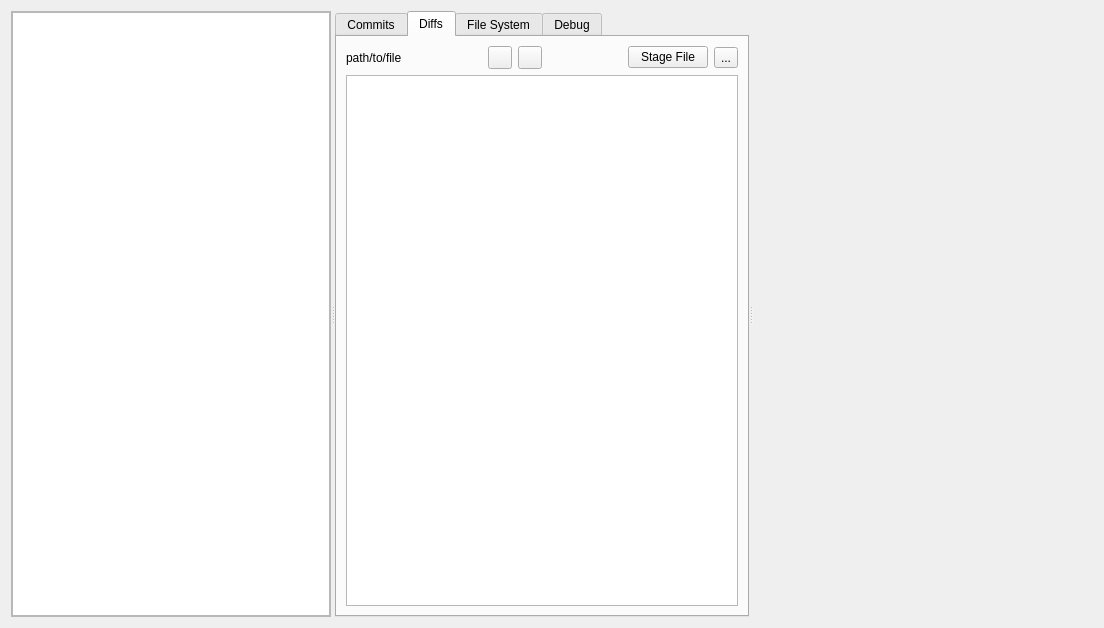
<?xml version="1.0" encoding="UTF-8"?>
<ui version="4.0">
 <class>RepositoryWidget</class>
 <widget class="QWidget" name="RepositoryWidget">
  <property name="geometry">
   <rect>
    <x>0</x>
    <y>0</y>
    <width>1104</width>
    <height>628</height>
   </rect>
  </property>
  <property name="windowTitle">
   <string>GIT Testing</string>
  </property>
  <layout class="QVBoxLayout" name="verticalLayout_6">
   <item>
    <widget class="QSplitter" name="splitter">
     <property name="orientation">
      <enum>Qt::Orientation::Horizontal</enum>
     </property>
     <widget class="QFrame" name="frameBranches">
      <property name="frameShape">
       <enum>QFrame::Shape::StyledPanel</enum>
      </property>
      <property name="frameShadow">
       <enum>QFrame::Shadow::Raised</enum>
      </property>
      <layout class="QVBoxLayout" name="verticalLayout_5">
       <property name="leftMargin">
        <number>0</number>
       </property>
       <property name="topMargin">
        <number>0</number>
       </property>
       <property name="rightMargin">
        <number>0</number>
       </property>
       <property name="bottomMargin">
        <number>0</number>
       </property>
       <item>
        <widget class="LeftSidebarTreeView" name="leftSidebar"/>
       </item>
      </layout>
     </widget>
     <widget class="QTabWidget" name="tabWidget">
      <property name="currentIndex">
       <number>1</number>
      </property>
      <widget class="QWidget" name="tabCommits">
       <attribute name="title">
        <string>Commits</string>
       </attribute>
       <layout class="QVBoxLayout" name="verticalLayout">
        <item>
         <widget class="GitCommitTableView" name="tableCommits"/>
        </item>
       </layout>
      </widget>
      <widget class="QWidget" name="tabDiffs">
       <attribute name="title">
        <string>Diffs</string>
       </attribute>
       <layout class="QVBoxLayout" name="verticalLayout_13">
        <item>
         <layout class="QHBoxLayout" name="horizontalLayout_4">
          <item>
           <widget class="QLabel" name="textDiffFileName">
            <property name="text">
             <string>path/to/file</string>
            </property>
           </widget>
          </item>
          <item>
           <spacer name="horizontalSpacer_8">
            <property name="orientation">
             <enum>Qt::Orientation::Horizontal</enum>
            </property>
            <property name="sizeHint" stdset="0">
             <size>
              <width>40</width>
              <height>20</height>
             </size>
            </property>
           </spacer>
          </item>
          <item>
           <widget class="QToolButton" name="pushPreviousDiff">
            <property name="toolTip">
             <string>Previous Diff</string>
            </property>
            <property name="icon">
             <iconset resource="gitassets.qrc">
              <normaloff>:/assets/arrow-up.png</normaloff>:/assets/arrow-up.png</iconset>
            </property>
           </widget>
          </item>
          <item>
           <widget class="QToolButton" name="pushNextDiff">
            <property name="toolTip">
             <string>Next Diff</string>
            </property>
            <property name="icon">
             <iconset resource="gitassets.qrc">
              <normaloff>:/assets/arrow-down.png</normaloff>:/assets/arrow-down.png</iconset>
            </property>
           </widget>
          </item>
          <item>
           <spacer name="horizontalSpacer_7">
            <property name="orientation">
             <enum>Qt::Orientation::Horizontal</enum>
            </property>
            <property name="sizeHint" stdset="0">
             <size>
              <width>40</width>
              <height>20</height>
             </size>
            </property>
           </spacer>
          </item>
          <item>
           <widget class="QPushButton" name="pushStageDiffFile">
            <property name="text">
             <string>Stage File</string>
            </property>
           </widget>
          </item>
          <item>
           <widget class="QToolButton" name="pushCloseDiff">
            <property name="text">
             <string>...</string>
            </property>
            <property name="icon">
             <iconset resource="gitassets.qrc">
              <normaloff>:/assets/window-close.png</normaloff>:/assets/window-close.png</iconset>
            </property>
           </widget>
          </item>
         </layout>
        </item>
        <item>
         <widget class="GitDiffTableView" name="tableDiffs"/>
        </item>
       </layout>
      </widget>
      <widget class="QWidget" name="tabFileSystem">
       <attribute name="title">
        <string>File System</string>
       </attribute>
       <layout class="QVBoxLayout" name="verticalLayout_4">
        <item>
         <widget class="GitFileSystemTreeView" name="treeGitTree"/>
        </item>
       </layout>
      </widget>
      <widget class="QWidget" name="tabDebug">
       <attribute name="title">
        <string>Debug</string>
       </attribute>
       <layout class="QVBoxLayout" name="verticalLayout_14">
        <item>
         <widget class="QSplitter" name="splitter_4">
          <property name="orientation">
           <enum>Qt::Orientation::Vertical</enum>
          </property>
          <widget class="QWidget" name="layoutWidget">
           <layout class="QFormLayout" name="formLayout_2">
            <item row="0" column="0">
             <widget class="QLabel" name="label_4">
              <property name="text">
               <string>Start Angle:</string>
              </property>
             </widget>
            </item>
            <item row="0" column="1">
             <widget class="QLineEdit" name="textStartAngle"/>
            </item>
            <item row="1" column="0">
             <widget class="QLabel" name="label_5">
              <property name="text">
               <string>Span Angle:</string>
              </property>
             </widget>
            </item>
            <item row="1" column="1">
             <widget class="QLineEdit" name="textSpanAngle"/>
            </item>
            <item row="2" column="0">
             <widget class="QLabel" name="label_8">
              <property name="text">
               <string>Row:</string>
              </property>
             </widget>
            </item>
            <item row="2" column="1">
             <widget class="QLineEdit" name="textRow"/>
            </item>
            <item row="3" column="0">
             <widget class="QLabel" name="label_9">
              <property name="text">
               <string>Level:</string>
              </property>
             </widget>
            </item>
            <item row="3" column="1">
             <widget class="QLineEdit" name="textLevel"/>
            </item>
            <item row="4" column="1">
             <widget class="QRadioButton" name="radioUpToLeft">
              <property name="text">
               <string>Up To Left</string>
              </property>
             </widget>
            </item>
            <item row="5" column="1">
             <widget class="QRadioButton" name="radioUpToRight">
              <property name="text">
               <string>Up To Right</string>
              </property>
             </widget>
            </item>
            <item row="6" column="1">
             <widget class="QRadioButton" name="radioDownToLeft">
              <property name="text">
               <string>Down To Left</string>
              </property>
             </widget>
            </item>
            <item row="7" column="1">
             <widget class="QRadioButton" name="radioDownToRight">
              <property name="text">
               <string>Down To Right</string>
              </property>
             </widget>
            </item>
            <item row="8" column="1">
             <widget class="QRadioButton" name="radioLeftThenDown">
              <property name="text">
               <string>Left Then Down</string>
              </property>
             </widget>
            </item>
            <item row="9" column="1">
             <widget class="QRadioButton" name="radioRightThenDown">
              <property name="text">
               <string>Right Then Down</string>
              </property>
             </widget>
            </item>
            <item row="10" column="1">
             <widget class="QRadioButton" name="radioLeftThenUp">
              <property name="text">
               <string>Left Then Up</string>
              </property>
             </widget>
            </item>
            <item row="11" column="1">
             <widget class="QRadioButton" name="radioRightThenUp">
              <property name="text">
               <string>Right Then Up</string>
              </property>
             </widget>
            </item>
            <item row="12" column="1">
             <widget class="QRadioButton" name="radioRightThenUp_2">
              <property name="text">
               <string>Glop</string>
              </property>
             </widget>
            </item>
            <item row="13" column="1">
             <spacer name="verticalSpacer">
              <property name="orientation">
               <enum>Qt::Orientation::Vertical</enum>
              </property>
              <property name="sizeHint" stdset="0">
               <size>
                <width>20</width>
                <height>40</height>
               </size>
              </property>
             </spacer>
            </item>
           </layout>
          </widget>
          <widget class="QLabel" name="labelGraphic">
           <property name="minimumSize">
            <size>
             <width>0</width>
             <height>100</height>
            </size>
           </property>
           <property name="text">
            <string>graphic</string>
           </property>
          </widget>
         </widget>
        </item>
       </layout>
      </widget>
     </widget>
     <widget class="QStackedWidget" name="stackedWidget">
      <property name="minimumSize">
       <size>
        <width>100</width>
        <height>0</height>
       </size>
      </property>
      <property name="currentIndex">
       <number>0</number>
      </property>
      <widget class="QWidget" name="pageBlank"/>
      <widget class="QWidget" name="pageIndexEntry">
       <layout class="QVBoxLayout" name="verticalLayout_2">
        <item>
         <layout class="QFormLayout" name="formLayout">
          <item row="0" column="0">
           <widget class="QLabel" name="label">
            <property name="text">
             <string>Path:</string>
            </property>
           </widget>
          </item>
          <item row="0" column="1">
           <widget class="QLineEdit" name="textPath">
            <property name="readOnly">
             <bool>true</bool>
            </property>
           </widget>
          </item>
          <item row="1" column="0">
           <widget class="QLabel" name="label_2">
            <property name="text">
             <string>Object ID:</string>
            </property>
           </widget>
          </item>
          <item row="1" column="1">
           <widget class="QLineEdit" name="textObjectId">
            <property name="readOnly">
             <bool>true</bool>
            </property>
           </widget>
          </item>
          <item row="2" column="0">
           <widget class="QLabel" name="label_3">
            <property name="text">
             <string>Mode:</string>
            </property>
           </widget>
          </item>
          <item row="2" column="1">
           <widget class="QLineEdit" name="textMode">
            <property name="readOnly">
             <bool>true</bool>
            </property>
           </widget>
          </item>
         </layout>
        </item>
       </layout>
      </widget>
      <widget class="QWidget" name="pageCommitDetails">
       <layout class="QVBoxLayout" name="verticalLayout_3">
        <item>
         <layout class="QHBoxLayout" name="layoutCommitSha">
          <item>
           <spacer name="horizontalSpacer_4">
            <property name="orientation">
             <enum>Qt::Orientation::Horizontal</enum>
            </property>
            <property name="sizeHint" stdset="0">
             <size>
              <width>40</width>
              <height>20</height>
             </size>
            </property>
           </spacer>
          </item>
          <item>
           <widget class="QLabel" name="textCommitSha">
            <property name="font">
             <font>
              <pointsize>8</pointsize>
             </font>
            </property>
            <property name="toolTip">
             <string/>
            </property>
            <property name="text">
             <string>commit:</string>
            </property>
            <property name="alignment">
             <set>Qt::AlignmentFlag::AlignCenter</set>
            </property>
           </widget>
          </item>
          <item>
           <spacer name="horizontalSpacer_3">
            <property name="orientation">
             <enum>Qt::Orientation::Horizontal</enum>
            </property>
            <property name="sizeHint" stdset="0">
             <size>
              <width>40</width>
              <height>20</height>
             </size>
            </property>
           </spacer>
          </item>
         </layout>
        </item>
        <item>
         <widget class="QPlainTextEdit" name="textCommitMessage">
          <property name="maximumSize">
           <size>
            <width>16777215</width>
            <height>120</height>
           </size>
          </property>
          <property name="readOnly">
           <bool>true</bool>
          </property>
         </widget>
        </item>
        <item>
         <layout class="QGridLayout" name="gridLayout">
          <item row="1" column="0">
           <widget class="QLabel" name="textCommitTimestamp">
            <property name="font">
             <font>
              <pointsize>8</pointsize>
              <italic>true</italic>
             </font>
            </property>
            <property name="text">
             <string>Timestamp</string>
            </property>
           </widget>
          </item>
          <item row="0" column="0">
           <widget class="QLabel" name="textAuthor">
            <property name="text">
             <string>textAuthor</string>
            </property>
           </widget>
          </item>
          <item row="0" column="1">
           <layout class="QHBoxLayout" name="layoutParentSha">
            <item>
             <widget class="QLabel" name="textParentSha">
              <property name="font">
               <font>
                <pointsize>8</pointsize>
                <italic>true</italic>
               </font>
              </property>
              <property name="toolTip">
               <string>Click to copy SHA</string>
              </property>
              <property name="text">
               <string>parent:</string>
              </property>
              <property name="alignment">
               <set>Qt::AlignmentFlag::AlignRight|Qt::AlignmentFlag::AlignTrailing|Qt::AlignmentFlag::AlignVCenter</set>
              </property>
             </widget>
            </item>
           </layout>
          </item>
         </layout>
        </item>
        <item>
         <widget class="QPlainTextEdit" name="textCommitSignature">
          <property name="maximumSize">
           <size>
            <width>16777215</width>
            <height>60</height>
           </size>
          </property>
          <property name="readOnly">
           <bool>true</bool>
          </property>
         </widget>
        </item>
        <item>
         <widget class="GitTreeEntryTableView" name="tableTreeEntries"/>
        </item>
       </layout>
      </widget>
      <widget class="QWidget" name="pageStageAndCommit">
       <layout class="QVBoxLayout" name="verticalLayout_12">
        <item>
         <widget class="QSplitter" name="splitter_3">
          <property name="orientation">
           <enum>Qt::Orientation::Vertical</enum>
          </property>
          <widget class="QWidget" name="layoutWidget2">
           <layout class="QVBoxLayout" name="verticalLayout_10">
            <item>
             <layout class="QHBoxLayout" name="horizontalLayout_2">
              <item>
               <widget class="QLabel" name="label_11">
                <property name="text">
                 <string>Unstaged Files</string>
                </property>
               </widget>
              </item>
              <item>
               <spacer name="horizontalSpacer">
                <property name="orientation">
                 <enum>Qt::Orientation::Horizontal</enum>
                </property>
                <property name="sizeHint" stdset="0">
                 <size>
                  <width>40</width>
                  <height>20</height>
                 </size>
                </property>
               </spacer>
              </item>
              <item>
               <widget class="QPushButton" name="pushStageAll">
                <property name="text">
                 <string>Stage all changes</string>
                </property>
               </widget>
              </item>
             </layout>
            </item>
            <item>
             <widget class="StatusEntryTableView" name="tableUnstagedFiles">
              <property name="sizePolicy">
               <sizepolicy hsizetype="Expanding" vsizetype="MinimumExpanding">
                <horstretch>0</horstretch>
                <verstretch>0</verstretch>
               </sizepolicy>
              </property>
             </widget>
            </item>
           </layout>
          </widget>
          <widget class="QWidget" name="layoutWidget3">
           <layout class="QVBoxLayout" name="verticalLayout_9">
            <item>
             <layout class="QHBoxLayout" name="horizontalLayout_3">
              <item>
               <widget class="QLabel" name="label_12">
                <property name="text">
                 <string>Staged Files</string>
                </property>
               </widget>
              </item>
              <item>
               <spacer name="horizontalSpacer_2">
                <property name="orientation">
                 <enum>Qt::Orientation::Horizontal</enum>
                </property>
                <property name="sizeHint" stdset="0">
                 <size>
                  <width>40</width>
                  <height>20</height>
                 </size>
                </property>
               </spacer>
              </item>
              <item>
               <widget class="QPushButton" name="pushUnstageAll">
                <property name="text">
                 <string>Unstage all changes</string>
                </property>
               </widget>
              </item>
             </layout>
            </item>
            <item>
             <widget class="StatusEntryTableView" name="tableStagedFiles">
              <property name="sizePolicy">
               <sizepolicy hsizetype="Expanding" vsizetype="MinimumExpanding">
                <horstretch>0</horstretch>
                <verstretch>0</verstretch>
               </sizepolicy>
              </property>
             </widget>
            </item>
           </layout>
          </widget>
          <widget class="QWidget" name="layoutWidget4">
           <layout class="QVBoxLayout" name="verticalLayout_11">
            <property name="sizeConstraint">
             <enum>QLayout::SizeConstraint::SetDefaultConstraint</enum>
            </property>
            <item>
             <widget class="QLabel" name="label_10">
              <property name="text">
               <string>Commit Message</string>
              </property>
             </widget>
            </item>
            <item>
             <widget class="QPlainTextEdit" name="textStageCommitMessage"/>
            </item>
            <item>
             <widget class="QPushButton" name="pushCommitChanges">
              <property name="text">
               <string>Commit Changes</string>
              </property>
             </widget>
            </item>
           </layout>
          </widget>
         </widget>
        </item>
       </layout>
      </widget>
     </widget>
    </widget>
   </item>
  </layout>
  <action name="actionStageFiles">
   <property name="text">
    <string>Stage Files</string>
   </property>
   <property name="menuRole">
    <enum>QAction::MenuRole::NoRole</enum>
   </property>
  </action>
  <action name="actionUnstageFiles">
   <property name="text">
    <string>Unstage Files</string>
   </property>
   <property name="menuRole">
    <enum>QAction::MenuRole::NoRole</enum>
   </property>
  </action>
  <action name="actionIgnore">
   <property name="text">
    <string>Ignore</string>
   </property>
   <property name="menuRole">
    <enum>QAction::MenuRole::NoRole</enum>
   </property>
  </action>
  <action name="actionStash">
   <property name="text">
    <string>Stash</string>
   </property>
   <property name="menuRole">
    <enum>QAction::MenuRole::NoRole</enum>
   </property>
  </action>
  <action name="actionDiscardChanges">
   <property name="text">
    <string>Discard Changes</string>
   </property>
   <property name="menuRole">
    <enum>QAction::MenuRole::NoRole</enum>
   </property>
  </action>
  <action name="actionApplyStash">
   <property name="text">
    <string>Apply Stash</string>
   </property>
   <property name="menuRole">
    <enum>QAction::MenuRole::NoRole</enum>
   </property>
  </action>
  <action name="actionPopStash">
   <property name="text">
    <string>Pop Stash</string>
   </property>
   <property name="menuRole">
    <enum>QAction::MenuRole::NoRole</enum>
   </property>
  </action>
  <action name="actionDeleteStash">
   <property name="text">
    <string>Delete Stash</string>
   </property>
   <property name="menuRole">
    <enum>QAction::MenuRole::NoRole</enum>
   </property>
  </action>
  <action name="actionDeleteLocalBranch">
   <property name="text">
    <string>Delete Branch</string>
   </property>
   <property name="menuRole">
    <enum>QAction::MenuRole::NoRole</enum>
   </property>
  </action>
  <action name="actionRenameLocalBranch">
   <property name="text">
    <string>Rename Branch</string>
   </property>
   <property name="menuRole">
    <enum>QAction::MenuRole::NoRole</enum>
   </property>
  </action>
  <action name="actionInitializeSubmodule">
   <property name="text">
    <string>Initialize Submodule</string>
   </property>
   <property name="menuRole">
    <enum>QAction::MenuRole::NoRole</enum>
   </property>
  </action>
  <action name="actionDeleteSubmodule">
   <property name="text">
    <string>Delete Submodule</string>
   </property>
   <property name="menuRole">
    <enum>QAction::MenuRole::NoRole</enum>
   </property>
  </action>
  <action name="actionInitializeAllSubmodules">
   <property name="text">
    <string>Initialize all submodules</string>
   </property>
   <property name="menuRole">
    <enum>QAction::MenuRole::NoRole</enum>
   </property>
  </action>
 </widget>
 <customwidgets>
  <customwidget>
   <class>GitFileSystemTreeView</class>
   <extends>QTreeView</extends>
   <header>modelview/gitfilesystemtreeview.h</header>
  </customwidget>
  <customwidget>
   <class>GitCommitTableView</class>
   <extends>QTableView</extends>
   <header>modelview/gitcommittableview.h</header>
  </customwidget>
  <customwidget>
   <class>GitTreeEntryTableView</class>
   <extends>QTableView</extends>
   <header>modelview/gittreeentrytableview.h</header>
  </customwidget>
  <customwidget>
   <class>StatusEntryTableView</class>
   <extends>QTableView</extends>
   <header>modelview/statusentrytableview.h</header>
  </customwidget>
  <customwidget>
   <class>GitDiffTableView</class>
   <extends>QTableView</extends>
   <header>modelview/gitdifftableview.h</header>
  </customwidget>
  <customwidget>
   <class>LeftSidebarTreeView</class>
   <extends>QTreeView</extends>
   <header>modelview/leftsidebartreeview.h</header>
  </customwidget>
 </customwidgets>
 <resources>
  <include location="gitassets.qrc"/>
 </resources>
 <connections/>
</ui>
